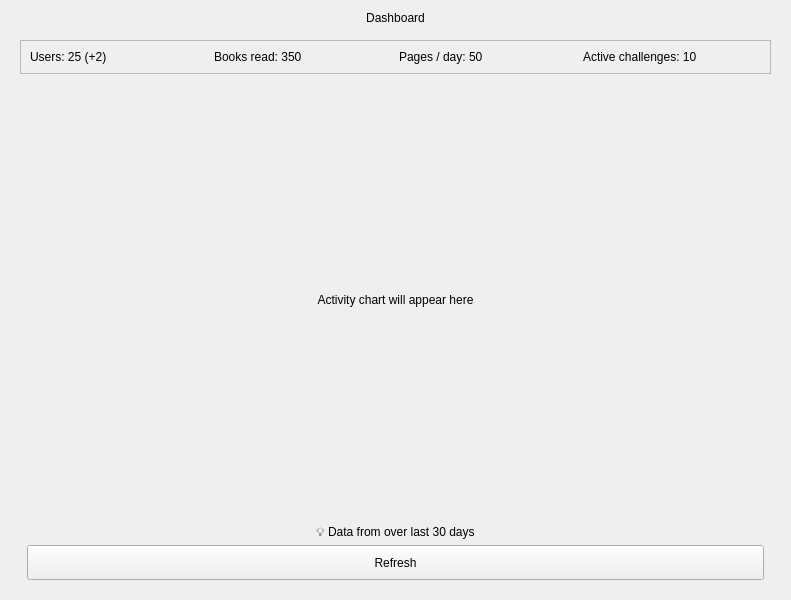
<?xml version="1.0" encoding="UTF-8"?>
<ui version="4.0">
 <class>DashboardView</class>
 <widget class="QWidget" name="DashboardView">
  <property name="geometry">
   <rect>
    <x>0</x>
    <y>0</y>
    <width>791</width>
    <height>600</height>
   </rect>
  </property>
  <property name="sizePolicy">
   <sizepolicy hsizetype="Expanding" vsizetype="Expanding">
    <horstretch>0</horstretch>
    <verstretch>0</verstretch>
   </sizepolicy>
  </property>
  <property name="windowTitle">
   <string>Form</string>
  </property>
  <layout class="QVBoxLayout" name="verticalLayout" stretch="0,1">
   <item>
    <widget class="QLabel" name="lbl_title">
     <property name="sizePolicy">
      <sizepolicy hsizetype="Expanding" vsizetype="Fixed">
       <horstretch>0</horstretch>
       <verstretch>0</verstretch>
      </sizepolicy>
     </property>
     <property name="text">
      <string>Dashboard</string>
     </property>
     <property name="alignment">
      <set>Qt::AlignmentFlag::AlignCenter</set>
     </property>
    </widget>
   </item>
   <item>
    <widget class="QWidget" name="content_area" native="true">
     <property name="sizePolicy">
      <sizepolicy hsizetype="Expanding" vsizetype="Expanding">
       <horstretch>0</horstretch>
       <verstretch>0</verstretch>
      </sizepolicy>
     </property>
     <layout class="QVBoxLayout" name="verticalLayout_2">
      <item>
       <widget class="QFrame" name="frame_metrics">
        <property name="enabled">
         <bool>true</bool>
        </property>
        <property name="sizePolicy">
         <sizepolicy hsizetype="Expanding" vsizetype="Fixed">
          <horstretch>0</horstretch>
          <verstretch>0</verstretch>
         </sizepolicy>
        </property>
        <property name="frameShape">
         <enum>QFrame::Shape::StyledPanel</enum>
        </property>
        <property name="frameShadow">
         <enum>QFrame::Shadow::Raised</enum>
        </property>
        <layout class="QHBoxLayout" name="horizontalLayout">
         <item>
          <widget class="QLabel" name="lbl_users">
           <property name="text">
            <string>Users: 25 (+2)</string>
           </property>
          </widget>
         </item>
         <item>
          <widget class="QLabel" name="lbl_books">
           <property name="text">
            <string>Books read: 350</string>
           </property>
          </widget>
         </item>
         <item>
          <widget class="QLabel" name="lbl_pages">
           <property name="text">
            <string>Pages / day: 50</string>
           </property>
          </widget>
         </item>
         <item>
          <widget class="QLabel" name="lbl_challenges">
           <property name="text">
            <string>Active challenges: 10</string>
           </property>
          </widget>
         </item>
        </layout>
       </widget>
      </item>
      <item>
       <widget class="QFrame" name="frame_chart">
        <property name="sizePolicy">
         <sizepolicy hsizetype="Expanding" vsizetype="Expanding">
          <horstretch>0</horstretch>
          <verstretch>0</verstretch>
         </sizepolicy>
        </property>
        <layout class="QVBoxLayout" name="verticalLayout_3">
         <item>
          <widget class="QLabel" name="lbl_activity_chart">
           <property name="text">
            <string>Activity chart will appear here</string>
           </property>
           <property name="alignment">
            <set>Qt::AlignmentFlag::AlignCenter</set>
           </property>
          </widget>
         </item>
        </layout>
       </widget>
      </item>
      <item>
       <widget class="QLabel" name="lbl_info">
        <property name="text">
         <string>💡 Data from over last 30 days</string>
        </property>
        <property name="alignment">
         <set>Qt::AlignmentFlag::AlignCenter</set>
        </property>
       </widget>
      </item>
      <item>
       <layout class="QHBoxLayout" name="horizontalLayout_buttons">
        <item>
         <spacer name="spacer_left_dash">
          <property name="orientation">
           <enum>Qt::Orientation::Horizontal</enum>
          </property>
         </spacer>
        </item>
        <item>
         <widget class="QPushButton" name="btn_refresh">
          <property name="minimumSize">
           <size>
            <width>150</width>
            <height>35</height>
           </size>
          </property>
          <property name="text">
           <string>Refresh</string>
          </property>
          <property name="icon">
           <iconset>
            <normaloff>assets/icons/refresh.svg</normaloff>assets/icons/refresh.svg
           </iconset>
          </property>
          <property name="checkable">
           <bool>true</bool>
          </property>
         </widget>
        </item>
        <item>
         <spacer name="spacer_right_dash">
          <property name="orientation">
           <enum>Qt::Orientation::Horizontal</enum>
          </property>
         </spacer>
        </item>
       </layout>
      </item>
     </layout>
    </widget>
   </item>
  </layout>
 </widget>
 <resources/>
 <connections/>
</ui>
